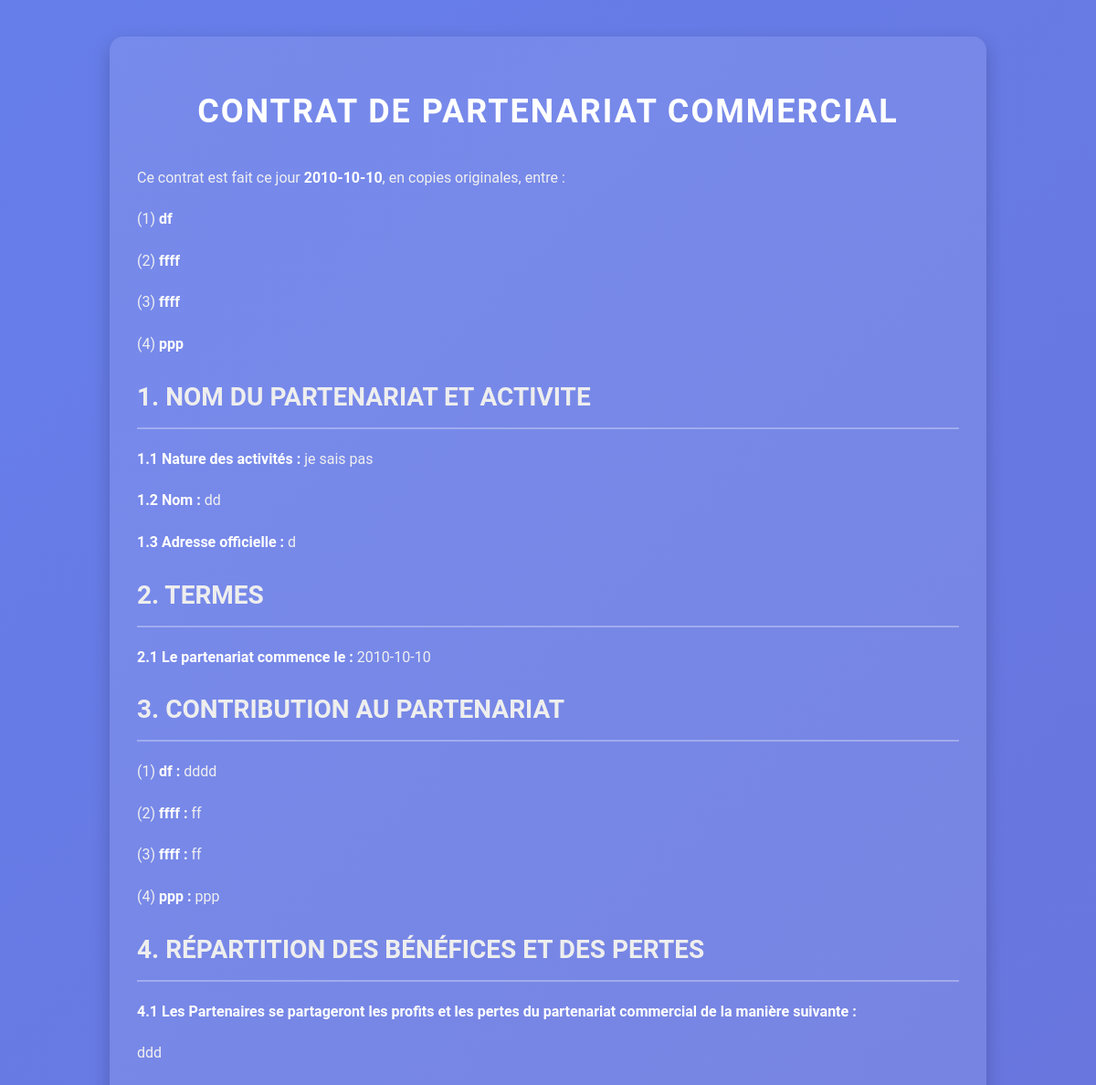
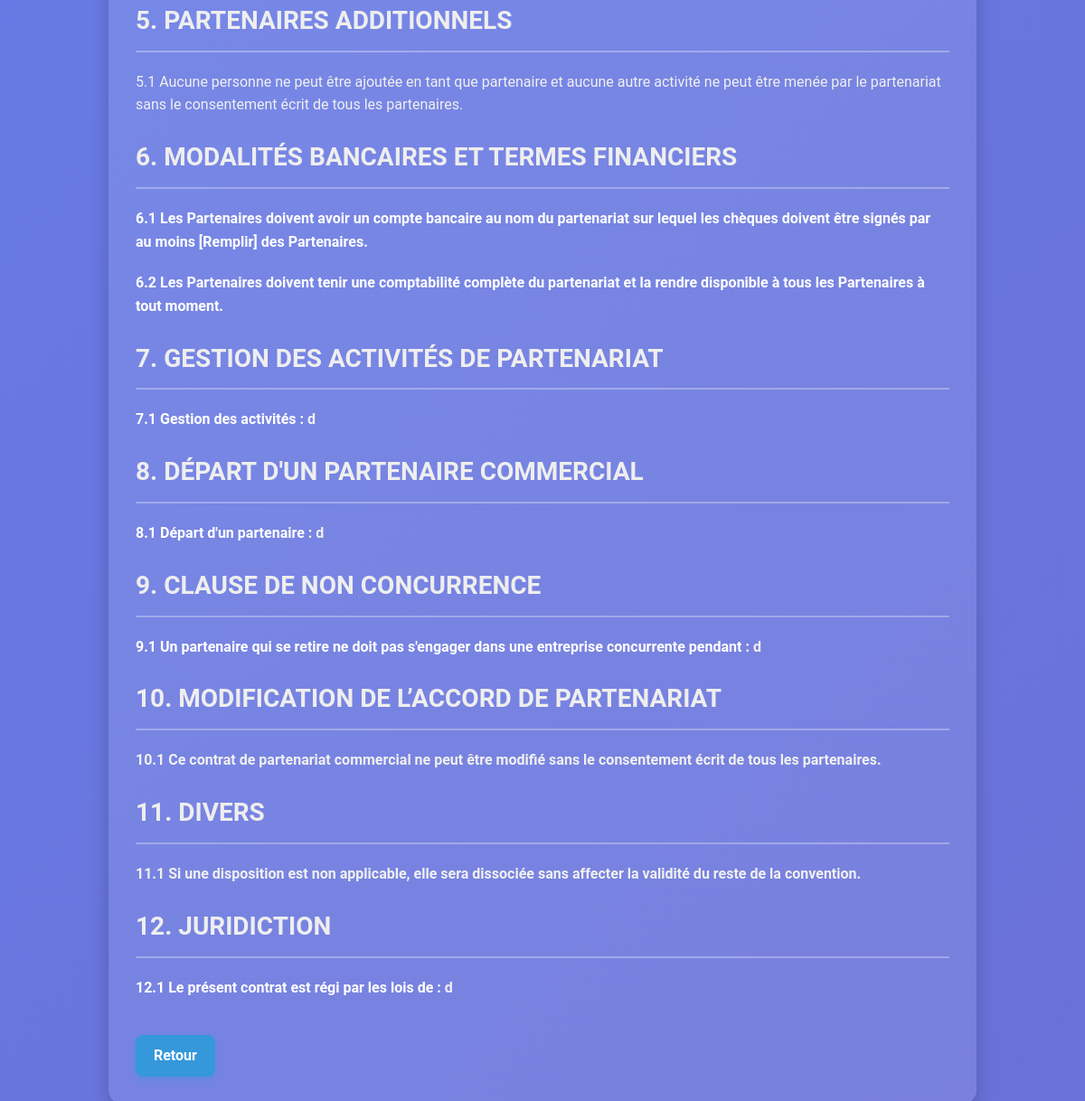
/lire/lire_contrat.php?id=114 (signed in), run on the app's committed database (2 pictures, top to bottom).
### tables this page shows
CREATE TABLE `contrats` (
  `id` int(11) NOT NULL,
  `utilisateur_id` int(11) DEFAULT NULL,
  `type_contrat` varchar(100) DEFAULT NULL,
  `date_contrat` date DEFAULT NULL,
  `description` text DEFAULT NULL,
  `repartition` text DEFAULT NULL,
  `nomPartenariat` varchar(255) DEFAULT NULL,
  `adresse` varchar(255) DEFAULT NULL,
  `modalitesBancaires` text DEFAULT NULL,
  `gestionActivites` text DEFAULT NULL,
  `departPartenaire` text DEFAULT NULL,
  `nonConcurrence` varchar(255) DEFAULT NULL,
  `modificationAccord` varchar(255) DEFAULT NULL,
  `juridiction` varchar(255) DEFAULT NULL,
  `titre` varchar(255) NOT NULL
);

CREATE TABLE `partenaires` (
  `id` int(11) NOT NULL,
  `contrat_id` int(11) DEFAULT NULL,
  `nom` varchar(255) DEFAULT NULL,
  `contribution` text DEFAULT NULL
);

### lire/lire_contrat.php (the view, shortened to what this page needs)
<?php
include '../bdd/db.php';
$contrat_id = (int) $_GET['id'];
$stmt = $pdo->prepare('SELECT * FROM contrats WHERE id = ? AND utilisateur_id = ?');
$stmt->execute([$contrat_id, $_SESSION['user_id']]);
$contrat = $stmt->fetch();
$stmtPartenaires = $pdo->prepare('SELECT * FROM partenaires WHERE contrat_id = ?');
$stmtPartenaires->execute([$contrat_id]);
$partenaires = $stmtPartenaires->fetchAll();
?>
<!DOCTYPE html>
<html lang="fr">
<head>
    <link rel="stylesheet" href="../lire/lire_modifier.css">
</head>
<body>
    <div class="container">
        <h1>CONTRAT DE PARTENARIAT COMMERCIAL</h1>
        <p>Ce contrat est fait ce jour <strong><?php echo htmlspecialchars($contrat['date_contrat']); ?></strong>, en copies originales, entre :</p>
        <?php foreach ($partenaires as $key => $partenaire): ?>
            <p>(<?php echo $key + 1; ?>) <strong><?php echo htmlspecialchars($partenaire['nom']); ?></strong></p>
        <?php endforeach; ?>
        <h2>1. NOM DU PARTENARIAT ET ACTIVITE</h2>
        <p><strong>1.1 Nature des activités : </strong><?php echo nl2br(htmlspecialchars($contrat['description'])); ?></p>
        <p><strong>1.2 Nom : </strong><?php echo htmlspecialchars($contrat['nomPartenariat']); ?></p>
        <p><strong>1.3 Adresse officielle : </strong><?php echo htmlspecialchars($contrat['adresse']); ?></p>
        <h2>2. TERMES</h2>
        <p><strong>2.1 Le partenariat commence le : </strong><?php echo htmlspecialchars($contrat['date_contrat']); ?></p>
        <h2>3. CONTRIBUTION AU PARTENARIAT</h2>
        <?php foreach ($partenaires as $key => $partenaire): ?>
            <p>(<?php echo $key + 1; ?>) <strong><?php echo htmlspecialchars($partenaire['nom']); ?> : </strong><?php echo nl2br(htmlspecialchars($partenaire['contribution'])); ?></p>
        <?php endforeach; ?>
        <h2>4. RÉPARTITION DES BÉNÉFICES ET DES PERTES</h2>
        <p><strong>4.1 Les Partenaires se partageront les profits et les pertes du partenariat commercial de la manière suivante :</strong></p>
        <p><?php echo nl2br(htmlspecialchars($contrat['repartition'])); ?></p>
        <h2>5. PARTENAIRES ADDITIONNELS</h2>
        <p>5.1 Aucune personne ne peut être ajoutée en tant que partenaire et aucune autre activité ne peut être menée par le partenariat sans le consentement écrit de tous les partenaires.</p>
        <h2>6. MODALITÉS BANCAIRES ET TERMES FINANCIERS</h2>
        <p><strong>6.1 Les Partenaires doivent avoir un compte bancaire au nom du partenariat sur lequel les chèques doivent être signés par au moins <strong>[Remplir]</strong> des Partenaires.</p>
        <p><strong>6.2 Les Partenaires doivent tenir une comptabilité complète du partenariat et la rendre disponible à tous les Partenaires à tout moment.</p>
        <h2>7. GESTION DES ACTIVITÉS DE PARTENARIAT</h2>
        <p><strong>7.1 Gestion des activités :</strong> <?php echo nl2br(htmlspecialchars($contrat['gestionActivites'])); ?></p>
        <h2>8. DÉPART D'UN PARTENAIRE COMMERCIAL</h2>
        <p><strong>8.1 Départ d'un partenaire :</strong> <?php echo nl2br(htmlspecialchars($contrat['departPartenaire'])); ?></p>
        <h2>9. CLAUSE DE NON CONCURRENCE</h2>
        <p><strong>9.1 Un partenaire qui se retire ne doit pas s'engager dans une entreprise concurrente pendant :</strong> <?php echo htmlspecialchars($contrat['nonConcurrence']); ?></p>
        <h2>10. MODIFICATION DE L’ACCORD DE PARTENARIAT</h2>
        <p>10.1 Ce contrat de partenariat commercial ne peut être modifié sans le consentement écrit de tous les partenaires.</p>
        <h2>11. DIVERS</h2>
        <p>11.1 Si une disposition est non applicable, elle sera dissociée sans affecter la validité du reste de la convention.</p>
        <h2>12. JURIDICTION</h2>
        <p><strong>12.1 Le présent contrat est régi par les lois de : </strong><?php echo htmlspecialchars($contrat['juridiction']); ?></p>
        <a href="../gestion/gestion_contrats.php">Retour</a>
    </div>
</body>
</html>

### lire/lire_modifier.css (style rules this page uses)
body { font-family: 'Roboto', sans-serif; margin: 0; padding: 20px; background: linear-gradient(135deg, #667eea, #764ba2); background-size: 400% 400%; animation: gradientAnimation 15s ease infinite; color: #fff; line-height: 1.7; }
.container { max-width: 900px; margin: 0 auto; background: rgba(255, 255, 255, 0.1); padding: 30px; border-radius: 15px; box-shadow: 0 8px 20px rgba(0, 0, 0, 0.2); text-align: left; }
h1 { font-size: 36px; margin-bottom: 30px; color: #ffffff; text-align: center; text-transform: uppercase; letter-spacing: 2px; }
h2 { font-size: 28px; color: #eeeeee; border-bottom: 2px solid rgba(255, 255, 255, 0.3); padding-bottom: 10px; margin-bottom: 20px; }
p { font-size: 16px; color: #f0f0f0; margin-bottom: 20px; }
strong { color: #ffffff; }
a { display: inline-block; margin-top: 20px; padding: 10px 20px; background-color: #3498db; color: white; text-decoration: none; font-size: 16px; font-weight: bold; border-radius: 8px; transition: background-color 0.3s ease, box-shadow 0.3s ease; box-shadow: 0 4px 10px rgba(52, 152, 219, 0.4); }
body { font-family: 'Roboto', sans-serif; margin: 0; padding: 40px; background: linear-gradient(135deg, #667eea, #764ba2); background-size: 400% 400%; animation: gradientAnimation 15s ease infinite; color: #fff; line-height: 1.6; text-align: center; }

### data on the page
contrats: date_contrat "2010-10-10", description "je sais pas", nomPartenariat "dd", adresse "d", repartition "ddd", gestionActivites "d", departPartenaire "d", nonConcurrence "d", juridiction "d"
partenaires: nom "df", contribution "dddd"
partenaires: nom "ffff", contribution "ff"
partenaires: nom "ffff", contribution "ff"
partenaires: nom "ppp", contribution "ppp"
